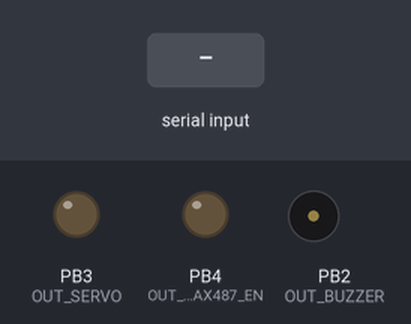
Simulated run of this sketch. Board: ATtiny85, built with avr-gcc and run on an emulated ATtiny85. Shown: output pins drawn as LEDs (lit = HIGH), buzzer (waves = sounding, pin HIGH). The test bench sets the inputs (shaded band).

Above: at 2.5 s.
2.6 s: "OUT:GATE:OPEN\n" received over the second serial link
At 3.8 s:
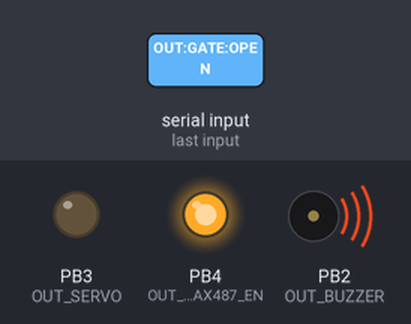
5.6 s: "OUT:GATE:CLOSE\n" received over the second serial link
At 7.26 s:
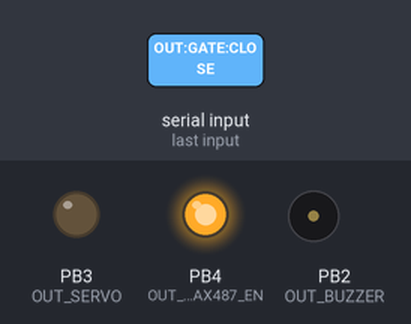
8.6 s: "OUT:GATE:STOP\n" received over the second serial link
At 20.0 s:
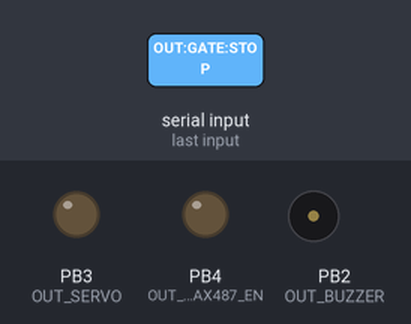
Timing chart, 0 to 20.2 s (numbered marks = the images above; inputs shaded):
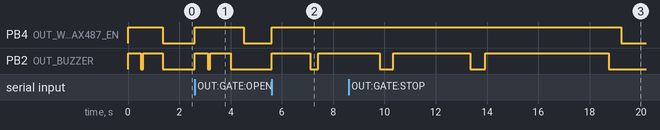

The sketch:

FirmwareGateV5.ino
```cpp
#include <SoftwareSerial.h>

// bekerja sebagai output
#define OUT_SERVO 3
#define NUM_LEDS 1

// Output pada WS2812B atau Max487
#define OUT_WS2812_MAX487_EN 4

// Jika Buzzer sebagai Output (Pin 2 harus Disable sebagai input)
#define OUT_BUZZER 2

// Aktivasi software serial pada ATTiny85
SoftwareSerial mySerial(0, 1); // RX, TX : Pin 0 dan Pin 1 harus Disable sebagai input


char data[15];  // Ukuran array sesuai kebutuhan (5 karakter + 1 null terminator)


// char receivedChar;
String Text;

void setup() {
  //Inisiasi Serial
  mySerial.begin(4800);

  //definisikan status pin sebagai output
  pinMode(OUT_SERVO, OUTPUT);
  pinMode(OUT_WS2812_MAX487_EN, OUTPUT);
  pinMode(OUT_BUZZER, OUTPUT);

  //Test the Buzzer
  digitalWrite(OUT_BUZZER, HIGH);
  digitalWrite(OUT_WS2812_MAX487_EN, HIGH);
  delay(500);
  digitalWrite(OUT_BUZZER, LOW);
  delay(100);
  digitalWrite(OUT_BUZZER, HIGH);
  delay(750);

  // Set the pin low
  digitalWrite(OUT_WS2812_MAX487_EN, LOW);
  digitalWrite(OUT_BUZZER, LOW);
  mode_terima();
}
void loop() {
  if (mySerial.available()) {
    // Serial.println("detect");

    char receivedChar = mySerial.read();
    if (receivedChar == '\n') {
      // Text = String(receivedChar);
      mode_kirim();
      if (strcmp(data, "OUT:GATE:OPEN") == 0) {
        // open();
        // mySerial.println("OPEN");
        buzzer_beep(100);
        delay(500);
        // stop();
      }
      if (strcmp(data, "OUT:GATE:CLOSE") == 0) {
        // close();
        // mySerial.println("CLOSE");
        buzzer_beep(300);
        delay(500);
        // stop();
      }
      if (strcmp(data, "OUT:GATE:STOP") == 0) {
        // stop();
        mySerial.println("STOP");
        buzzer_beep(600);
        delay(500);
        // standby();
      }
      // Reset array untuk menerima karakter berikutnya
      memset(data, 0, sizeof(data));
      receivedChar = "";
      // Reset array untuk menerima karakter berikutnya
      // memset(data, 0, sizeof(data));
      mode_terima();
    } else {
      // Selama belum menerima newline, tambahkan karakter ke array
      // data[strlen(data)] = receivedChar;
      data[strlen(data)] = receivedChar;
    }
  }

}

void open() {

}

void close() {

}

void stop() {

}

void standby() {

}

void mode_kirim()
{
  digitalWrite(OUT_WS2812_MAX487_EN, HIGH); //kondisikan posisi kirim data
  delay(10);
}

void mode_terima()
{
  digitalWrite(OUT_WS2812_MAX487_EN, LOW); //kondisikan posisi terima data
  delay(5);
}

void buzzer_beep(int jeda){
  digitalWrite(OUT_BUZZER, HIGH);
  delay(jeda*5);
  digitalWrite(OUT_BUZZER, LOW);
  delay(jeda);
  digitalWrite(OUT_BUZZER, HIGH);
  delay(jeda*8);
  digitalWrite(OUT_BUZZER, LOW);
}
```

Measured:
- after the input at 2.6 s, PB4 (OUT_WS2812_MAX487_EN): LOW → HIGH at once, → LOW 1.9 s later; PB2 (OUT_BUZZER): LOW → HIGH at once, → LOW 0.50 s later, → HIGH 0.10 s later, → LOW 0.80 s later
- after the input at 5.6 s, PB4 (OUT_WS2812_MAX487_EN): LOW → HIGH at once; PB2 (OUT_BUZZER): LOW → HIGH at once, → LOW 1.5 s later, → HIGH 0.30 s later
- after the input at 8.6 s, PB4 (OUT_WS2812_MAX487_EN): HIGH → LOW after 10.6 s instead of 1.7 s
